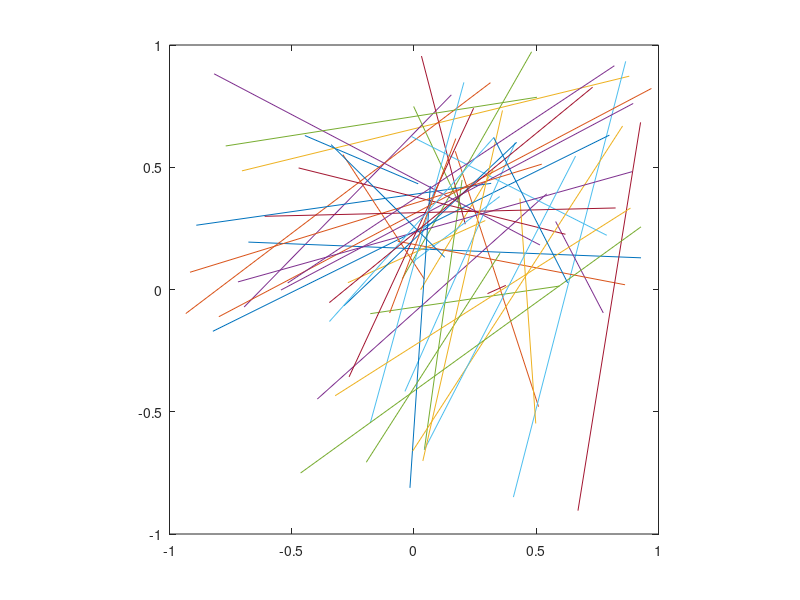

This figure's MATLAB source: (Note: this script raises an error after producing the figure.)
N = 100;

L = 1;

xb = L + rand(1,(N/2))*(1-2*L);
yb = L + rand(1,(N/2))*(1-2*L);

xb1 = L + rand(1,(N/2))*(1-2*L);
yb1 = L + rand(1,(N/2))*(1-2*L);

angs = rand(1,(N/2))*90;
a=90;
b=180;
angs1 =(b-a).* rand(1,(N/2)) + a;
disp(angs1);

xe = xb + L*cosd(angs);
ye = yb + L*sind(angs);

xe1 = xb + L*cosd(angs1);
ye1 = yb - L*sind(angs1);
ax = axes;
plot(ax,[xb;xe],[yb;ye])
plot(ax,[xb1;xe1],[yb1;ye1])
axis square

hold on
glines = 0:L:1;
for i = 1:length(glines)
   xline(ax, glines(i)); 
end